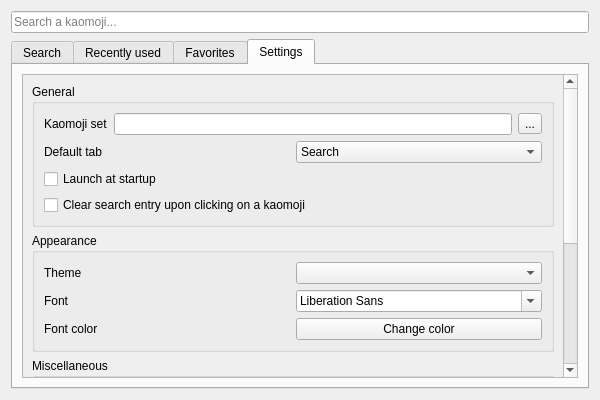
<?xml version="1.0" encoding="UTF-8"?>
<ui version="4.0">
 <class>Form</class>
 <widget class="QWidget" name="Form">
  <property name="geometry">
   <rect>
    <x>0</x>
    <y>0</y>
    <width>600</width>
    <height>400</height>
   </rect>
  </property>
  <property name="windowTitle">
   <string>KaomojiHelper</string>
  </property>
  <layout class="QVBoxLayout" name="verticalLayout_2">
   <item>
    <layout class="QVBoxLayout" name="MainVerticalLayout">
     <property name="spacing">
      <number>6</number>
     </property>
     <item>
      <widget class="QLineEdit" name="SearchLineEdit">
       <property name="text">
        <string/>
       </property>
       <property name="placeholderText">
        <string>Search a kaomoji...</string>
       </property>
      </widget>
     </item>
     <item>
      <widget class="QTabWidget" name="TabsWidget">
       <property name="autoFillBackground">
        <bool>false</bool>
       </property>
       <property name="styleSheet">
        <string notr="true">QTabWidget::tab-bar {
	alignment: center;
}</string>
       </property>
       <property name="tabPosition">
        <enum>QTabWidget::North</enum>
       </property>
       <property name="tabShape">
        <enum>QTabWidget::Rounded</enum>
       </property>
       <property name="currentIndex">
        <number>3</number>
       </property>
       <widget class="QWidget" name="SearchTab">
        <attribute name="icon">
         <iconset resource="../resources/resources.qrc">
          <normaloff>:/search/search.png</normaloff>:/search/search.png</iconset>
        </attribute>
        <attribute name="title">
         <string>Search</string>
        </attribute>
        <layout class="QVBoxLayout" name="verticalLayout_8">
         <item>
          <layout class="QVBoxLayout" name="SearchVerticalLayout">
           <item>
            <widget class="QTableView" name="SearchTableView"/>
           </item>
          </layout>
         </item>
         <item>
          <layout class="QHBoxLayout" name="SearchHorizontalLayout">
           <property name="spacing">
            <number>8</number>
           </property>
           <item>
            <widget class="QPushButton" name="SearchFirstButton">
             <property name="text">
              <string/>
             </property>
             <property name="icon">
              <iconset resource="../resources/resources.qrc">
               <normaloff>:/first/first.png</normaloff>:/first/first.png</iconset>
             </property>
             <property name="iconSize">
              <size>
               <width>16</width>
               <height>16</height>
              </size>
             </property>
            </widget>
           </item>
           <item>
            <widget class="QPushButton" name="SearchPreviousButton">
             <property name="text">
              <string/>
             </property>
             <property name="icon">
              <iconset resource="../resources/resources.qrc">
               <normaloff>:/previous/previous.png</normaloff>:/previous/previous.png</iconset>
             </property>
            </widget>
           </item>
           <item>
            <widget class="QLabel" name="SearchStatusLabel">
             <property name="minimumSize">
              <size>
               <width>150</width>
               <height>24</height>
              </size>
             </property>
             <property name="text">
              <string>0-0 results | 0 (total)</string>
             </property>
             <property name="alignment">
              <set>Qt::AlignCenter</set>
             </property>
            </widget>
           </item>
           <item>
            <widget class="QPushButton" name="SearchNextButton">
             <property name="text">
              <string/>
             </property>
             <property name="icon">
              <iconset resource="../resources/resources.qrc">
               <normaloff>:/next/next.png</normaloff>:/next/next.png</iconset>
             </property>
            </widget>
           </item>
           <item>
            <widget class="QPushButton" name="SearchLastButton">
             <property name="text">
              <string/>
             </property>
             <property name="icon">
              <iconset resource="../resources/resources.qrc">
               <normaloff>:/last/last.png</normaloff>:/last/last.png</iconset>
             </property>
            </widget>
           </item>
          </layout>
         </item>
        </layout>
       </widget>
       <widget class="QWidget" name="RecentlyUsedTab">
        <attribute name="icon">
         <iconset resource="../resources/resources.qrc">
          <normaloff>:/recent/recent.png</normaloff>:/recent/recent.png</iconset>
        </attribute>
        <attribute name="title">
         <string>Recently used</string>
        </attribute>
        <layout class="QVBoxLayout" name="verticalLayout_6">
         <item>
          <layout class="QVBoxLayout" name="RecentlyUsedVerticalLayout">
           <item>
            <widget class="QTableView" name="RecentlyUsedTableView"/>
           </item>
          </layout>
         </item>
         <item>
          <layout class="QHBoxLayout" name="RecentlyUsedHorizontalLayout">
           <property name="spacing">
            <number>8</number>
           </property>
           <item>
            <widget class="QPushButton" name="RecentlyUsedFirstButton">
             <property name="text">
              <string/>
             </property>
             <property name="icon">
              <iconset resource="../resources/resources.qrc">
               <normaloff>:/first/first.png</normaloff>:/first/first.png</iconset>
             </property>
            </widget>
           </item>
           <item>
            <widget class="QPushButton" name="RecentlyUsedPreviousButton">
             <property name="text">
              <string/>
             </property>
             <property name="icon">
              <iconset resource="../resources/resources.qrc">
               <normaloff>:/previous/previous.png</normaloff>:/previous/previous.png</iconset>
             </property>
            </widget>
           </item>
           <item>
            <widget class="QLabel" name="RecentlyUsedStatusLabel">
             <property name="minimumSize">
              <size>
               <width>150</width>
               <height>24</height>
              </size>
             </property>
             <property name="text">
              <string>0-0 results | 0 (total)</string>
             </property>
             <property name="alignment">
              <set>Qt::AlignCenter</set>
             </property>
            </widget>
           </item>
           <item>
            <widget class="QPushButton" name="RecentlyUsedNextButton">
             <property name="text">
              <string/>
             </property>
             <property name="icon">
              <iconset resource="../resources/resources.qrc">
               <normaloff>:/next/next.png</normaloff>:/next/next.png</iconset>
             </property>
            </widget>
           </item>
           <item>
            <widget class="QPushButton" name="RecentlyUsedLastButton">
             <property name="text">
              <string/>
             </property>
             <property name="icon">
              <iconset resource="../resources/resources.qrc">
               <normaloff>:/last/last.png</normaloff>:/last/last.png</iconset>
             </property>
            </widget>
           </item>
          </layout>
         </item>
        </layout>
       </widget>
       <widget class="QWidget" name="FavoritesTab">
        <attribute name="icon">
         <iconset resource="../resources/resources.qrc">
          <normaloff>:/favorite/favorite.png</normaloff>:/favorite/favorite.png</iconset>
        </attribute>
        <attribute name="title">
         <string>Favorites</string>
        </attribute>
        <layout class="QVBoxLayout" name="verticalLayout_4">
         <item>
          <layout class="QVBoxLayout" name="FavoritesVerticalLayout">
           <item>
            <widget class="QTableView" name="FavoritesTableView"/>
           </item>
          </layout>
         </item>
         <item>
          <layout class="QHBoxLayout" name="FavoritesHorizontalLayout">
           <property name="spacing">
            <number>8</number>
           </property>
           <item>
            <widget class="QPushButton" name="FavoritesFirstButton">
             <property name="text">
              <string/>
             </property>
             <property name="icon">
              <iconset resource="../resources/resources.qrc">
               <normaloff>:/first/first.png</normaloff>:/first/first.png</iconset>
             </property>
            </widget>
           </item>
           <item>
            <widget class="QPushButton" name="FavoritesPreviousButton">
             <property name="text">
              <string/>
             </property>
             <property name="icon">
              <iconset resource="../resources/resources.qrc">
               <normaloff>:/previous/previous.png</normaloff>:/previous/previous.png</iconset>
             </property>
            </widget>
           </item>
           <item>
            <widget class="QLabel" name="FavoritesStatusLabel">
             <property name="minimumSize">
              <size>
               <width>150</width>
               <height>24</height>
              </size>
             </property>
             <property name="text">
              <string>0-0 results | 0 (total)</string>
             </property>
             <property name="alignment">
              <set>Qt::AlignCenter</set>
             </property>
            </widget>
           </item>
           <item>
            <widget class="QPushButton" name="FavoritesNextButton">
             <property name="text">
              <string/>
             </property>
             <property name="icon">
              <iconset resource="../resources/resources.qrc">
               <normaloff>:/next/next.png</normaloff>:/next/next.png</iconset>
             </property>
            </widget>
           </item>
           <item>
            <widget class="QPushButton" name="FavoritesLastButton">
             <property name="text">
              <string/>
             </property>
             <property name="icon">
              <iconset resource="../resources/resources.qrc">
               <normaloff>:/last/last.png</normaloff>:/last/last.png</iconset>
             </property>
            </widget>
           </item>
          </layout>
         </item>
        </layout>
       </widget>
       <widget class="QWidget" name="SettingsTab">
        <attribute name="icon">
         <iconset resource="../resources/resources.qrc">
          <normaloff>:/settings/settings.png</normaloff>:/settings/settings.png</iconset>
        </attribute>
        <attribute name="title">
         <string>Settings</string>
        </attribute>
        <layout class="QVBoxLayout" name="verticalLayout_9">
         <item>
          <widget class="QScrollArea" name="SettingsScrollArea">
           <property name="frameShadow">
            <enum>QFrame::Sunken</enum>
           </property>
           <property name="widgetResizable">
            <bool>true</bool>
           </property>
           <widget class="QWidget" name="scrollAreaWidgetContents">
            <property name="geometry">
             <rect>
              <x>0</x>
              <y>0</y>
              <width>537</width>
              <height>533</height>
             </rect>
            </property>
            <layout class="QVBoxLayout" name="verticalLayout_14">
             <item>
              <widget class="QGroupBox" name="GeneralGroupBox">
               <property name="title">
                <string>General</string>
               </property>
               <layout class="QVBoxLayout" name="verticalLayout_12">
                <item>
                 <layout class="QHBoxLayout" name="KaomojiSetHorizontalLayout">
                  <item>
                   <widget class="QLabel" name="KaomojiSetLabel">
                    <property name="text">
                     <string>Kaomoji set</string>
                    </property>
                   </widget>
                  </item>
                  <item>
                   <widget class="QLineEdit" name="KaomojiSetLineEdit">
                    <property name="readOnly">
                     <bool>true</bool>
                    </property>
                   </widget>
                  </item>
                  <item>
                   <widget class="QToolButton" name="KaomojiSetButton">
                    <property name="text">
                     <string>...</string>
                    </property>
                   </widget>
                  </item>
                 </layout>
                </item>
                <item>
                 <layout class="QHBoxLayout" name="DefaultTabHorizontalLayout">
                  <item>
                   <widget class="QLabel" name="DefaultTabLabel">
                    <property name="text">
                     <string>Default tab</string>
                    </property>
                   </widget>
                  </item>
                  <item>
                   <widget class="QComboBox" name="DefaultTabComboBox">
                    <item>
                     <property name="text">
                      <string>Search</string>
                     </property>
                    </item>
                    <item>
                     <property name="text">
                      <string>Recently Used</string>
                     </property>
                    </item>
                    <item>
                     <property name="text">
                      <string>Favorites</string>
                     </property>
                    </item>
                    <item>
                     <property name="text">
                      <string>Settings</string>
                     </property>
                    </item>
                   </widget>
                  </item>
                 </layout>
                </item>
                <item>
                 <widget class="QCheckBox" name="LaunchAtStartupCheckbox">
                  <property name="text">
                   <string>Launch at startup</string>
                  </property>
                 </widget>
                </item>
                <item>
                 <widget class="QCheckBox" name="ClearSearchEntryCheckbox">
                  <property name="text">
                   <string>Clear search entry upon clicking on a kaomoji</string>
                  </property>
                 </widget>
                </item>
               </layout>
              </widget>
             </item>
             <item>
              <widget class="QGroupBox" name="AppearanceGroupBox">
               <property name="title">
                <string>Appearance</string>
               </property>
               <layout class="QVBoxLayout" name="verticalLayout_11">
                <item>
                 <layout class="QHBoxLayout" name="ThemeHorizontalLayout">
                  <item>
                   <widget class="QLabel" name="ThemeLabel">
                    <property name="text">
                     <string>Theme</string>
                    </property>
                   </widget>
                  </item>
                  <item>
                   <widget class="QComboBox" name="ThemeComboBox"/>
                  </item>
                 </layout>
                </item>
                <item>
                 <layout class="QHBoxLayout" name="FontHorizontalLayout">
                  <item>
                   <widget class="QLabel" name="FontLabel">
                    <property name="text">
                     <string>Font</string>
                    </property>
                   </widget>
                  </item>
                  <item>
                   <widget class="QFontComboBox" name="FontComboBox"/>
                  </item>
                 </layout>
                </item>
                <item>
                 <layout class="QHBoxLayout" name="FontColorHorizontalLayout">
                  <item>
                   <widget class="QLabel" name="FontColorLabel">
                    <property name="text">
                     <string>Font color</string>
                    </property>
                   </widget>
                  </item>
                  <item>
                   <widget class="QPushButton" name="FontColorButton">
                    <property name="text">
                     <string>Change color</string>
                    </property>
                   </widget>
                  </item>
                 </layout>
                </item>
               </layout>
              </widget>
             </item>
             <item>
              <widget class="QGroupBox" name="MiscellaneousGroupBox">
               <property name="title">
                <string>Miscellaneous</string>
               </property>
               <layout class="QVBoxLayout" name="verticalLayout_13">
                <item>
                 <layout class="QHBoxLayout" name="ShowSoundHorizontalLayout">
                  <item>
                   <widget class="QLabel" name="ShowSoundLabel">
                    <property name="minimumSize">
                     <size>
                      <width>74</width>
                      <height>0</height>
                     </size>
                    </property>
                    <property name="text">
                     <string>Show sound</string>
                    </property>
                   </widget>
                  </item>
                  <item>
                   <widget class="QLineEdit" name="ShowSoundLineEdit">
                    <property name="readOnly">
                     <bool>true</bool>
                    </property>
                   </widget>
                  </item>
                  <item>
                   <widget class="QToolButton" name="ShowSoundButton">
                    <property name="text">
                     <string>...</string>
                    </property>
                   </widget>
                  </item>
                 </layout>
                </item>
                <item>
                 <layout class="QHBoxLayout" name="HideSoundHorizontalLayout">
                  <item>
                   <widget class="QLabel" name="HideSoundLabel">
                    <property name="minimumSize">
                     <size>
                      <width>74</width>
                      <height>0</height>
                     </size>
                    </property>
                    <property name="text">
                     <string>Hide sound</string>
                    </property>
                   </widget>
                  </item>
                  <item>
                   <widget class="QLineEdit" name="HideSoundLineEdit">
                    <property name="readOnly">
                     <bool>true</bool>
                    </property>
                   </widget>
                  </item>
                  <item>
                   <widget class="QToolButton" name="HideSoundButton">
                    <property name="text">
                     <string>...</string>
                    </property>
                   </widget>
                  </item>
                 </layout>
                </item>
               </layout>
              </widget>
             </item>
             <item>
              <widget class="QGroupBox" name="KeybindsGroupBox">
               <property name="title">
                <string>Keybinds</string>
               </property>
               <layout class="QVBoxLayout" name="verticalLayout_10">
                <item>
                 <layout class="QHBoxLayout" name="ShowWindowHorizontalLayout">
                  <item>
                   <widget class="QLabel" name="ShowWindowLabel">
                    <property name="minimumSize">
                     <size>
                      <width>74</width>
                      <height>0</height>
                     </size>
                    </property>
                    <property name="text">
                     <string>Show window</string>
                    </property>
                   </widget>
                  </item>
                  <item>
                   <widget class="QKeySequenceEdit" name="ShowWindowKeySequence"/>
                  </item>
                 </layout>
                </item>
                <item>
                 <layout class="QHBoxLayout" name="HideWindowHorizontalLayout">
                  <item>
                   <widget class="QLabel" name="HideWindowLabel">
                    <property name="minimumSize">
                     <size>
                      <width>74</width>
                      <height>0</height>
                     </size>
                    </property>
                    <property name="text">
                     <string>Hide window</string>
                    </property>
                   </widget>
                  </item>
                  <item>
                   <widget class="QKeySequenceEdit" name="HideWindowKeySequence"/>
                  </item>
                 </layout>
                </item>
                <item>
                 <layout class="QHBoxLayout" name="PreviousPageHorizontalLayout">
                  <item>
                   <widget class="QLabel" name="PreviousPageLabel">
                    <property name="minimumSize">
                     <size>
                      <width>74</width>
                      <height>0</height>
                     </size>
                    </property>
                    <property name="text">
                     <string>Previous page</string>
                    </property>
                   </widget>
                  </item>
                  <item>
                   <widget class="QKeySequenceEdit" name="PreviousPageKeySequence"/>
                  </item>
                 </layout>
                </item>
                <item>
                 <layout class="QHBoxLayout" name="NextPageHorizontalLayout">
                  <item>
                   <widget class="QLabel" name="NextPageLabel">
                    <property name="minimumSize">
                     <size>
                      <width>74</width>
                      <height>0</height>
                     </size>
                    </property>
                    <property name="text">
                     <string>Next page</string>
                    </property>
                   </widget>
                  </item>
                  <item>
                   <widget class="QKeySequenceEdit" name="NextPageKeySequence"/>
                  </item>
                 </layout>
                </item>
               </layout>
              </widget>
             </item>
            </layout>
           </widget>
          </widget>
         </item>
        </layout>
       </widget>
      </widget>
     </item>
    </layout>
   </item>
  </layout>
 </widget>
 <resources>
  <include location="../resources/resources.qrc"/>
 </resources>
 <connections/>
</ui>
